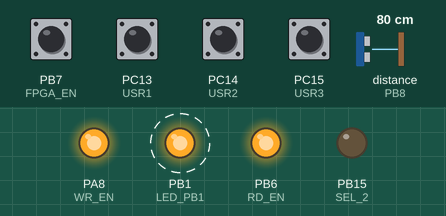
Recording of a sketch running on a simulated STM32 Blue Pill. Shown: output pins drawn as LEDs (lit = HIGH). Wiring (inferred from the names in the program): ultrasonic range finder: trigger PB11; echo PB8. Dashed ring = blinking. Inputs (shaded band) come from the test bench; at power-on: PB7 (FPGA_EN), PC13 (USR1), PC14 (USR2), PC15 (USR3) HIGH, distance to the obstacle (sensor on PB8) 80 cm. Pins used as bus, display or sensor lines are not drawn.

Above: at 1.25 s.
1.3 s: PB7 (FPGA_EN) pulled LOW for 1 s
4.3 s: distance to the obstacle (sensor on PB8) set to 2 cm
At 7.1 s:
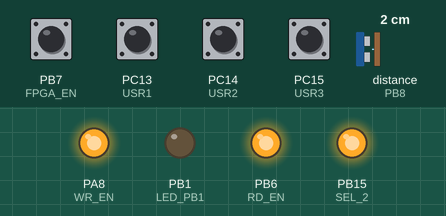
7.3 s: PB7 (FPGA_EN) pulled LOW for 0.15 s
At 8.86 s:
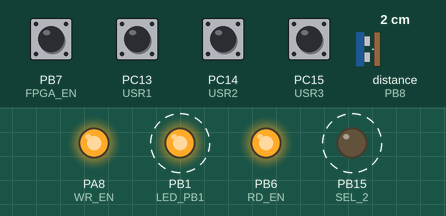
10.3 s: PB7 (FPGA_EN) driven LOW
At 11.7 s:
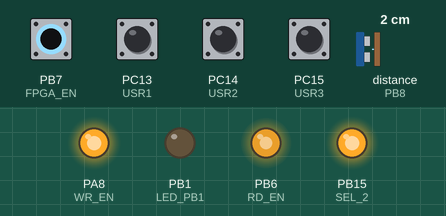
13.3 s: PB7 (FPGA_EN) driven HIGH
At 15.6 s:
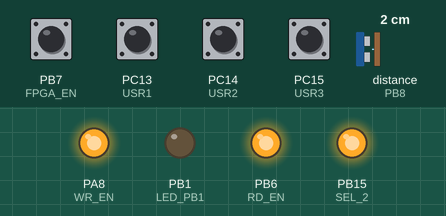
16.3 s: distance to the obstacle (sensor on PB8) set to 4 cm
Timing chart, 0 to 20.3 s (numbered marks = the images above; inputs shaded):
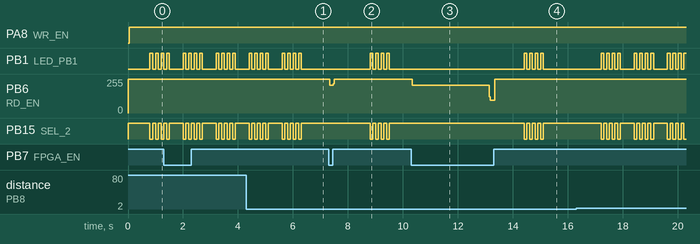

Measured:
- after the input at 4.3 s, PB1 (LED_PB1): goes on until 6.3 s, then stays LOW; PB15 (SEL_2): goes on until 6.3 s, then stays HIGH
- after the input at 7.3 s, PB6 (RD_EN): 255/255 → 207/255 at once, → 255/255 0.12 s later
- after the input at 10.3 s, PB1 (LED_PB1): stops changing and stays LOW; PB6 (RD_EN): 255/255 → 207/255 at once, → 95/255 2.8 s later; PB15 (SEL_2): stops changing and stays HIGH
- after the input at 13.3 s, PB1 (LED_PB1): alternates HIGH for 0.10 s and LOW for 0.10 s, 8 changes in all, then stays LOW, starting after 1.1 s; PB6 (RD_EN): 95/255 → 255/255 at once; PB15 (SEL_2): alternates HIGH for 0.10 s and LOW for 0.10 s, 8 changes in all, then stays HIGH, starting after 1.1 s
- by itself, PB1 (LED_PB1): repeats every 1.2 s: HIGH 0.10 s, LOW 0.50 s, 3 × (HIGH 0.10 s, LOW 0.10 s)
- by itself, PB15 (SEL_2): repeats every 1.2 s: LOW 0.10 s, HIGH 0.50 s, 3 × (LOW 0.10 s, HIGH 0.10 s)

The sketch:

S030319_MultiFun.ino
```cpp
/* ------------------------------------------------------------------------------

S030319 - HW ref: A191117  The Thing

NOTE: It is required the H170119 configuration file to be loaded into the FPGA.

Example using a custom multifunction controller for a 7-segments 4 digits led display, 3 leds and 4 buttons.
Drive a custom bidirectional interface (DATA_0-6) for a four digits (single segment drive) 7-segments display, three leds (LED1-3), and that can read the state of four buttons (USR3-7).

NOTE: Only DATA_0-3 are really bidirectional (see H170119 FPGA configuration file).

The 7-segment display multiplexing is done internally in the FPGA (see H170119 FPGA configuration file).

--------------------------------------------------------------------------------- */


// ------------------------------------------------------------------------------
//
// Hardware definitions for A191117
//
// ------------------------------------------------------------------------------

#define LED_PB1 PB1       // HIGH = ON
#define USR1    PC13      // USR1 button (LOW when pressed)
#define USR2    PC14      // USR2 button (LOW when pressed)
#define USR3    PC15      // USR3 button (LOW when pressed)
#define BUT     PB8       // BUT button (HIGH when pressed)

// ------------------------------------------------------------------------------
//
// Hardware definitions for the H170119 FPGA configuration file
//
// ------------------------------------------------------------------------------

#define DATA_0  PA4        // Data bus line 0
#define DATA_1  PA5        // Data bus line 1
#define DATA_2  PA6        // Data bus line 2
#define DATA_3  PA7        // Data bus line 3
#define DATA_4  PB10       // Data bus line 4
#define DATA_5  PB11       // Data bus line 5
#define DATA_6  PB12       // Data bus line 6
#define SEL_0   PB13       // Register address line 0
#define SEL_1   PB14       // Register address line 1
#define SEL_2   PB15       // Register address line 2
#define WR_EN   PA8        // Register write enable
#define RD_EN   PB6        // Register read enable
#define FPGA_EN PB7        // FPGA runnig status line (0 = running)

// ------------------------------------------------------------------------------
//
//  Global constants
//
// ------------------------------------------------------------------------------

const byte Dig0 = B11111100;  // Segments binary code: B< A, B, C, D, E, F, G, NOT USED ( = 0) >
const byte Dig1 = B01100000;
const byte Dig2 = B11011010;
const byte Dig3 = B11110010;
const byte Dig4 = B01100110;
const byte Dig5 = B10110110;
const byte Dig6 = B10111110;
const byte Dig7 = B11100000;
const byte Dig8 = B11111110;
const byte Dig9 = B11110110;
const byte A = B11101110;
const byte B = B00111110;
const byte C = B10011100;
const byte D = B01111010;
const byte E = B10011110;
const byte F = B10001110;
const byte H = B01101110;
const byte I = B00001100;
const byte L = B00011100;
const byte M = B11101100;
const byte N = B00101010;
const byte O = B11111100;
const byte P = B11001110;
const byte R = B00001010;
const byte S = B10110110;
const byte T = B10001100;
const byte U = B01111100;
const byte Z = B11011010;
const byte K = B00001110;
const byte Y = B01110110;
const byte Blank = B00000000;
const byte Bar = B00000010;
const byte demoBanner[] = {Blank, Blank, Blank, T, H, E, Blank, T, H, I, N, Dig6 ,Blank, F, P, Dig6, A, Blank, Blank, Blank,
                          M, U, L, T, I, F, U, N, C, T, I, O, N, Blank, C, U, S, T, O, M, Blank, I, Bar, F, Blank, D, E, M, O, Blank,
                          H, Dig1, Dig7, Dig0, Dig1, Dig1, Dig9, Blank, Blank, Blank};
const int  delayTime = 400;

// ------------------------------------------------------------------------------
//
//  Global variables
//
// ------------------------------------------------------------------------------

int           demoLeng, i = 0;
byte          leds = B00001000, j, buttonCode, buttonName[4];
unsigned long timeStamp;

// ------------------------------------------------------------------------------

void setup()
{
  // Set the MCU side for the the H170119 FPGA configuration file
  // Note: the pull-up resistors are already set inside the FPGA
  pinMode(DATA_4, OUTPUT);
  pinMode(DATA_5, OUTPUT);
  pinMode(DATA_6, OUTPUT);
  //pinMode(DATA_7, OUTPUT);
  pinMode(SEL_0, OUTPUT);
  pinMode(SEL_1, OUTPUT);
  pinMode(SEL_2, OUTPUT);
  pinMode(WR_EN, OUTPUT);
  digitalWrite(WR_EN, HIGH);
  pinMode(RD_EN, OUTPUT);
  digitalWrite(RD_EN, HIGH);

  // Set the MCU buttons and led
  pinMode(LED_PB1, OUTPUT);
  pinMode(USR1, INPUT_PULLUP);
  pinMode(USR2, INPUT_PULLUP);
  pinMode(USR3, INPUT_PULLUP);
  pinMode(BUT, INPUT);

  // Other settings
  digitalWrite(LED_PB1, LOW);       // Led OFF
  pinMode(FPGA_EN, INPUT_PULLUP);   // FPGA_EN as input

  // Calculate size (bytes) of the demo string
  demoLeng = sizeof(demoBanner);
}

void loop()
{
  if (!buttonCode)
  {
    // Display data on the 7-segments display
    writeReg(demoBanner[i], 3);
    writeReg(demoBanner[(i+1) % demoLeng], 2);
    writeReg(demoBanner[(i+2) % demoLeng], 1);
    writeReg(demoBanner[(i+3) % demoLeng], 0);
    i = (i + 1) % demoLeng;

    // Running light on leds LED1-3
    writeReg(leds, 4);
    leds = leds >> 1;
    if (leds <= 1) leds = B00001000;
  }
  else
  // Display pressed button name
  {
    buttonName[0] = U;
    buttonName[1] = S;
    buttonName[2] = R;
    switch (buttonCode)
    {
      case 1:
        leds = 9;
        buttonName[3] = Dig1;
      break;
      case 2:
        leds = 9;
        buttonName[3] = Dig2;
      break;
      case 3:
        leds = 9;
        buttonName[3] = Dig3;
      break;
      case 4:
        leds = B00000010;
        buttonName[3] = Dig4;
      break;
      case 5:
        leds = B00000100;
        buttonName[3] = Dig5;
      break;
      case 6:
        leds = B00001000;
        buttonName[3] = Dig6;
      break;
      case 7:
        leds = B00000000;
        buttonName[3] = Dig7;
      break;
      case 8:
        leds = 9;
        buttonName[0] = B;
        buttonName[1] = U;
        buttonName[2] = T;
        buttonName[3] = Blank;
      break;
    }

    for (j = 0; j < 4; j++)
    // Blink the name of the pressed button
    {
      writeReg(buttonName[0], 3);
      writeReg(buttonName[1], 2);
      writeReg(buttonName[2], 1);
      writeReg(buttonName[3], 0);
      if (leds < 9) writeReg(leds, 4);
      else digitalWrite(LED_PB1, HIGH);
      delay(100);
      writeReg(Blank, 3);
      writeReg(Blank, 2);
      writeReg(Blank, 1);
      writeReg(Blank, 0);
      writeReg(0, 4);
      digitalWrite(LED_PB1, LOW);
      delay(100);
    }
    buttonCode = 0;
    leds = 0;
  }

  do
  // Check if any button is pressed during delay
  {
    if (!buttonCode) buttonCode = checkButton();
  }
  while (millis() < (timeStamp + delayTime));
  timeStamp = millis();
}

// ------------------------------------------------------------------------------

void writeReg(byte dataByte, byte regAddress)
// Write a data byte into one of the custom interface registers. There are five writable registers: four for the 7-segments display digits and one for the four LED1-3 leds.
// NOTE: only DATA_0-3 are really bidirectional (see H170119 FPGA configuration file).
// Usage:
//  dataByte is the data byte to write in the selected register;
//  regAddress is the three bit address of the custom interface register to write (valid addresses are from 0x0 to 0x4).
{
  // Set DATA_0-3 as outputs
  pinMode(DATA_0, OUTPUT);
  pinMode(DATA_1, OUTPUT);
  pinMode(DATA_2, OUTPUT);
  pinMode(DATA_3, OUTPUT);

  // Write DATA lines
  digitalWrite(DATA_6, HIGH && (dataByte & B10000000));
  digitalWrite(DATA_5, HIGH && (dataByte & B01000000));
  digitalWrite(DATA_4, HIGH && (dataByte & B00100000));
  digitalWrite(DATA_3, HIGH && (dataByte & B00010000));
  digitalWrite(DATA_2, HIGH && (dataByte & B00001000));
  digitalWrite(DATA_1, HIGH && (dataByte & B00000100));
  digitalWrite(DATA_0, HIGH && (dataByte & B00000010));

  // Write SEL lines (display register address)
  digitalWrite(SEL_2, HIGH && (regAddress & B00000100));
  digitalWrite(SEL_1, HIGH && (regAddress & B00000010));
  digitalWrite(SEL_0, HIGH && (regAddress & B00000001));

  // Write into the selected register using a pulse on the WR_EN line
  digitalWrite(WR_EN, LOW);
  digitalWrite(WR_EN, HIGH);
}

// ------------------------------------------------------------------------------

byte readReg()
// Read the status of the USR4-7 buttons in the low nibble from the custom interface. The high nibble is filled with zeroes.
// No address is required on the SEL_0-2 lines.
// NOTE: only DATA_0-3 are really bidirectional (see H170119 FPGA configuration file).
{
  byte  tempByte = 0;

  // Set DATA_0-3 as inputs
  pinMode(DATA_0, INPUT);
  pinMode(DATA_1, INPUT);
  pinMode(DATA_2, INPUT);
  pinMode(DATA_3, INPUT);

  // Read the USR4-7 buttons state nibble enabling the RD_EN line if the FPGA is running (FPGA_EN = 0)
  if (digitalRead(FPGA_EN) == 0)
  {
    digitalWrite(RD_EN, LOW);
    tempByte = tempByte | digitalRead(DATA_0);
    tempByte = tempByte | (digitalRead(DATA_1) << 1);
    tempByte = tempByte | (digitalRead(DATA_2) << 2);
    tempByte = tempByte | (digitalRead(DATA_3) << 3);
    digitalWrite(RD_EN, HIGH);
  }

  // Read again the FPGA_EN input status line and decide if the key is valid
  if (digitalRead(FPGA_EN) == 1) return 0;  // Not valid. No key really pressed
  else return tempByte;                     // Yes, it is valid
}

// ------------------------------------------------------------------------------

byte checkButton()
// Check if any USR1-7 or BUT button is pressed. Only one button at time is read.
// Returned value: 1 -> USR1, 2 -> USR2, 3 -> USR3, 4 -> USR4, 5 -> USR5, 6 -> USR6, 7 -> USR7, 8 -> BUT.
{
  byte tempByte = 0;

  if (!digitalRead(USR1)) tempByte = 1;
  if (!digitalRead(USR2)) tempByte = 2;
  if (!digitalRead(USR3)) tempByte = 3;
  if (digitalRead(BUT)) tempByte = 8;
  if ((readReg() & B00000001)) tempByte = 4;
  if ((readReg() & B00000010)) tempByte = 5;
  if ((readReg() & B00000100)) tempByte = 6;
  if ((readReg() & B00001000)) tempByte = 7;
  return tempByte;
}
```
